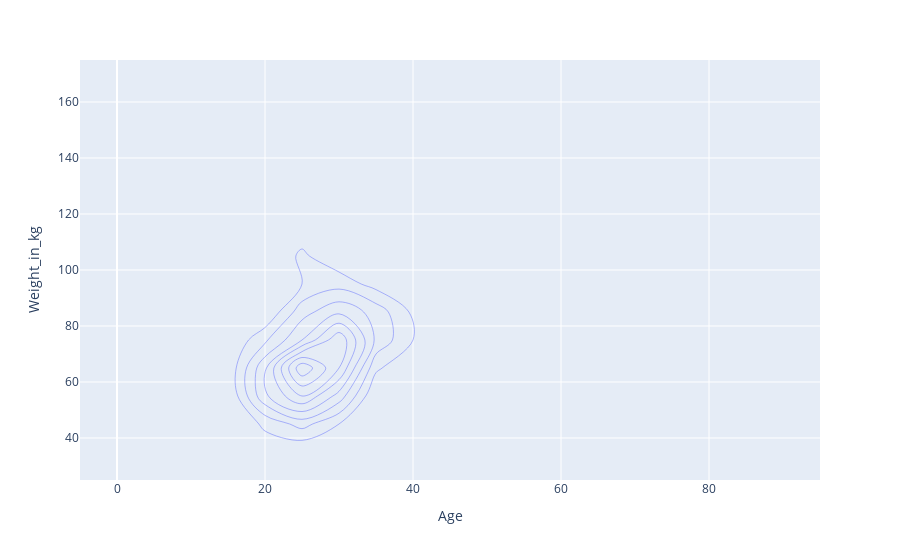

The notebook cell this image was saved under:
### Markdown cell above
---

### Code cell
import plotly.express as px
import pandas as pd 
data= pd.read_csv("new_data.csv")

fig = px.density_contour(data, x="Age", y="Weight_in_kg")
fig.show()

### Figure 1 — Plotly figure (JSON) as saved in the notebook; plotly's stock layout.template omitted (floating-point values rounded to 4 significant figures; data arrays with more than 128 entries replaced by an {"elided": "..."} marker saying what was removed)
{"data": [{"contours": {"coloring": "none"}, "hovertemplate": "Age=%{x}<br>Weight_in_kg=%{y}<br>count=%{z}<extra></extra>", "legendgroup": "", "line": {"color": "#636efa"}, "name": "", "showlegend": false, "type": "histogram2dcontour", "x": {"elided": "375 float values"}, "xaxis": "x", "xbingroup": "x", "y": {"elided": "375 float values"}, "yaxis": "y", "ybingroup": "y"}], "layout": {"legend": {"tracegroupgap": 0}, "margin": {"t": 60}, "xaxis": {"anchor": "y", "domain": [0, 1], "title": {"text": "Age"}}, "yaxis": {"anchor": "x", "domain": [0, 1], "title": {"text": "Weight_in_kg"}}}}
